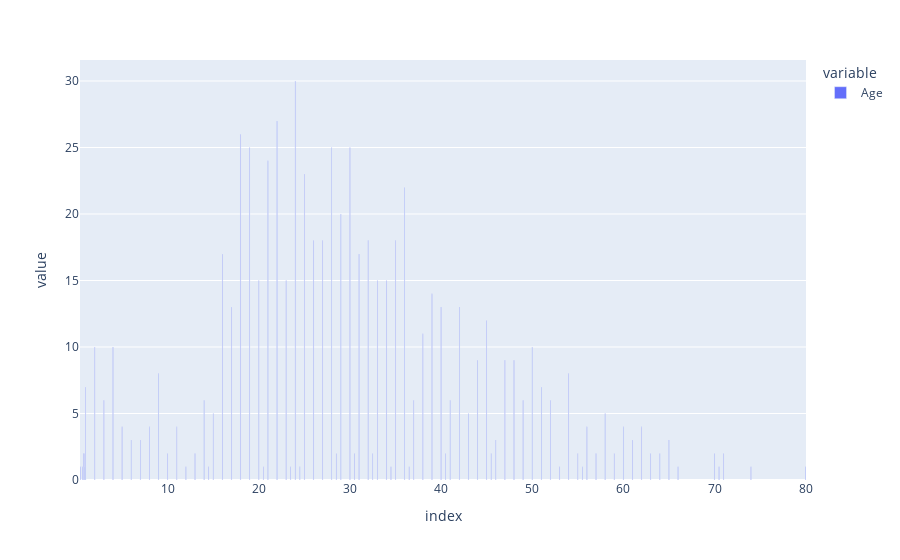
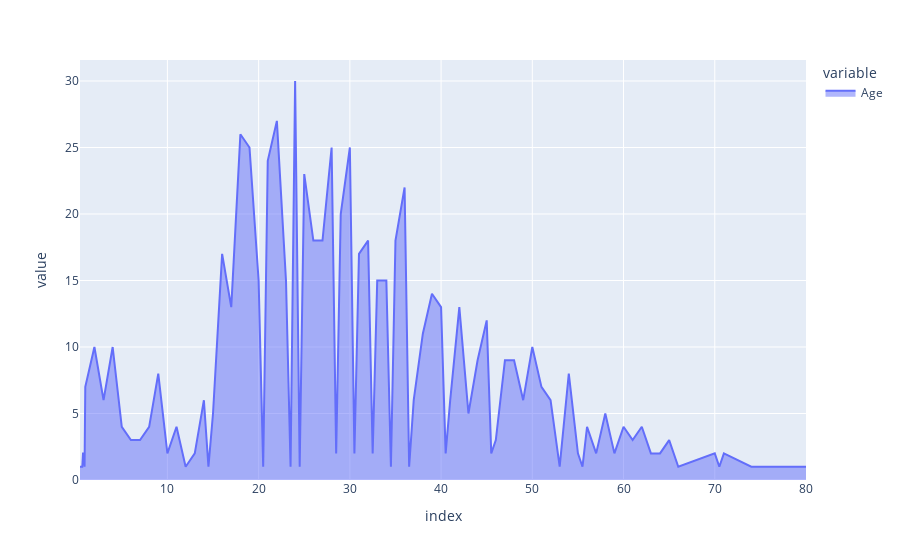
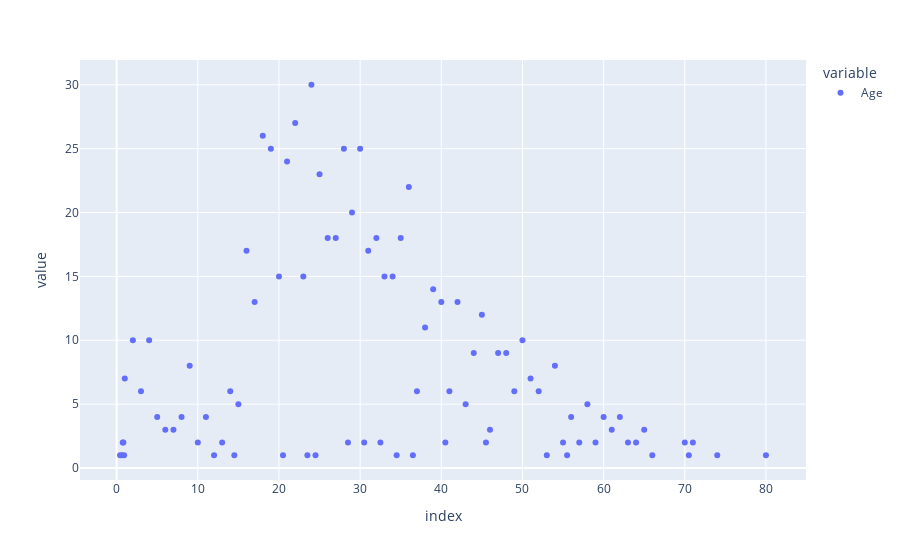

The code cell stored with these charts, in order, in its notebook:
### Markdown cell above
##### ploting age

### Code cell
age = titanic.Age.value_counts()
fig = px.bar(age)
fig.show()
fig = px.area(age)
fig.show()
fig = px.scatter(age)
fig.show()

### Figure 1 — Plotly figure (JSON) as saved in the notebook; plotly's stock layout.template omitted (floating-point values rounded to 4 significant figures)
{"data": [{"alignmentgroup": "True", "hovertemplate": "variable=Age<br>index=%{x}<br>value=%{y}<extra></extra>", "legendgroup": "Age", "marker": {"color": "#636efa", "pattern": {"shape": ""}}, "name": "Age", "offsetgroup": "Age", "orientation": "v", "showlegend": true, "textposition": "auto", "type": "bar", "x": [24, 22, 18, 19, 28, 30, 21, 25, 36, 29, 32, 35, 27, 26, 16, 31, 20, 34, 33, 23, 39, 40, 17, 42, 45, 38, 50, 2, 4, 44, 48, 47, 54, 9, 1, 51, 14, 52, 37, 49, 41, 3, 58, 15, 43, 62, 56, 5, 11, 60, 8, 6, 46, 61, 65, 7, 10, 64, 13, 63, 30.5, 57, 70, 0.75, 71, 59, 0.83, 40.5, 55, 32.5, 28.5, 45.5, 34.5, 0.42, 0.67, 66, 24.5, 80, 20.5, 53, 14.5, 70.5, 12, 36.5, 55.5, 0.92, 23.5, 74], "xaxis": "x", "y": [30, 27, 26, 25, 25, 25, 24, 23, 22, 20, 18, 18, 18, 18, 17, 17, 15, 15, 15, 15, 14, 13, 13, 13, 12, 11, 10, 10, 10, 9, 9, 9, 8, 8, 7, 7, 6, 6, 6, 6, 6, 6, 5, 5, 5, 4, 4, 4, 4, 4, 4, 3, 3, 3, 3, 3, 2, 2, 2, 2, 2, 2, 2, 2, 2, 2, 2, 2, 2, 2, 2, 2, 1, 1, 1, 1, 1, 1, 1, 1, 1, 1, 1, 1, 1, 1, 1, 1], "yaxis": "y"}], "layout": {"barmode": "relative", "legend": {"title": {"text": "variable"}, "tracegroupgap": 0}, "margin": {"t": 60}, "xaxis": {"anchor": "y", "domain": [0, 1], "title": {"text": "index"}}, "yaxis": {"anchor": "x", "domain": [0, 1], "title": {"text": "value"}}}}

### Figure 2 — Plotly figure (JSON) as saved in the notebook; plotly's stock layout.template omitted (floating-point values rounded to 4 significant figures)
{"data": [{"fillpattern": {"shape": ""}, "hovertemplate": "variable=Age<br>index=%{x}<br>value=%{y}<extra></extra>", "legendgroup": "Age", "line": {"color": "#636efa"}, "marker": {"symbol": "circle"}, "mode": "lines", "name": "Age", "orientation": "v", "showlegend": true, "stackgroup": "1", "type": "scatter", "x": [24, 22, 18, 19, 28, 30, 21, 25, 36, 29, 32, 35, 27, 26, 16, 31, 20, 34, 33, 23, 39, 40, 17, 42, 45, 38, 50, 2, 4, 44, 48, 47, 54, 9, 1, 51, 14, 52, 37, 49, 41, 3, 58, 15, 43, 62, 56, 5, 11, 60, 8, 6, 46, 61, 65, 7, 10, 64, 13, 63, 30.5, 57, 70, 0.75, 71, 59, 0.83, 40.5, 55, 32.5, 28.5, 45.5, 34.5, 0.42, 0.67, 66, 24.5, 80, 20.5, 53, 14.5, 70.5, 12, 36.5, 55.5, 0.92, 23.5, 74], "xaxis": "x", "y": [30, 27, 26, 25, 25, 25, 24, 23, 22, 20, 18, 18, 18, 18, 17, 17, 15, 15, 15, 15, 14, 13, 13, 13, 12, 11, 10, 10, 10, 9, 9, 9, 8, 8, 7, 7, 6, 6, 6, 6, 6, 6, 5, 5, 5, 4, 4, 4, 4, 4, 4, 3, 3, 3, 3, 3, 2, 2, 2, 2, 2, 2, 2, 2, 2, 2, 2, 2, 2, 2, 2, 2, 1, 1, 1, 1, 1, 1, 1, 1, 1, 1, 1, 1, 1, 1, 1, 1], "yaxis": "y"}], "layout": {"legend": {"title": {"text": "variable"}, "tracegroupgap": 0}, "margin": {"t": 60}, "xaxis": {"anchor": "y", "domain": [0, 1], "title": {"text": "index"}}, "yaxis": {"anchor": "x", "domain": [0, 1], "title": {"text": "value"}}}}

### Figure 3 — Plotly figure (JSON) as saved in the notebook; plotly's stock layout.template omitted (floating-point values rounded to 4 significant figures)
{"data": [{"hovertemplate": "variable=Age<br>index=%{x}<br>value=%{y}<extra></extra>", "legendgroup": "Age", "marker": {"color": "#636efa", "symbol": "circle"}, "mode": "markers", "name": "Age", "orientation": "v", "showlegend": true, "type": "scatter", "x": [24, 22, 18, 19, 28, 30, 21, 25, 36, 29, 32, 35, 27, 26, 16, 31, 20, 34, 33, 23, 39, 40, 17, 42, 45, 38, 50, 2, 4, 44, 48, 47, 54, 9, 1, 51, 14, 52, 37, 49, 41, 3, 58, 15, 43, 62, 56, 5, 11, 60, 8, 6, 46, 61, 65, 7, 10, 64, 13, 63, 30.5, 57, 70, 0.75, 71, 59, 0.83, 40.5, 55, 32.5, 28.5, 45.5, 34.5, 0.42, 0.67, 66, 24.5, 80, 20.5, 53, 14.5, 70.5, 12, 36.5, 55.5, 0.92, 23.5, 74], "xaxis": "x", "y": [30, 27, 26, 25, 25, 25, 24, 23, 22, 20, 18, 18, 18, 18, 17, 17, 15, 15, 15, 15, 14, 13, 13, 13, 12, 11, 10, 10, 10, 9, 9, 9, 8, 8, 7, 7, 6, 6, 6, 6, 6, 6, 5, 5, 5, 4, 4, 4, 4, 4, 4, 3, 3, 3, 3, 3, 2, 2, 2, 2, 2, 2, 2, 2, 2, 2, 2, 2, 2, 2, 2, 2, 1, 1, 1, 1, 1, 1, 1, 1, 1, 1, 1, 1, 1, 1, 1, 1], "yaxis": "y"}], "layout": {"legend": {"title": {"text": "variable"}, "tracegroupgap": 0}, "margin": {"t": 60}, "xaxis": {"anchor": "y", "domain": [0, 1], "title": {"text": "index"}}, "yaxis": {"anchor": "x", "domain": [0, 1], "title": {"text": "value"}}}}
